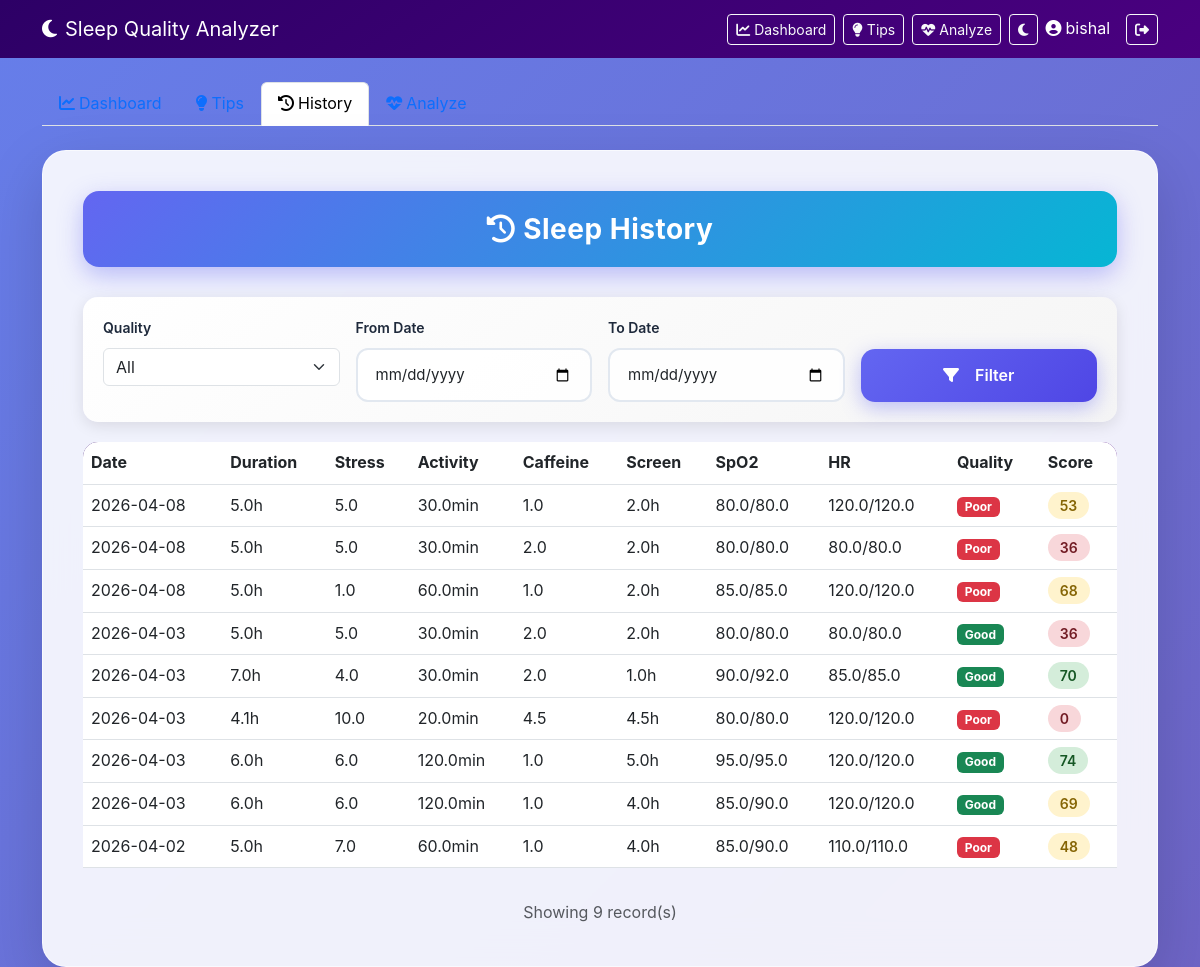
The app's page /history (signed in), older data.
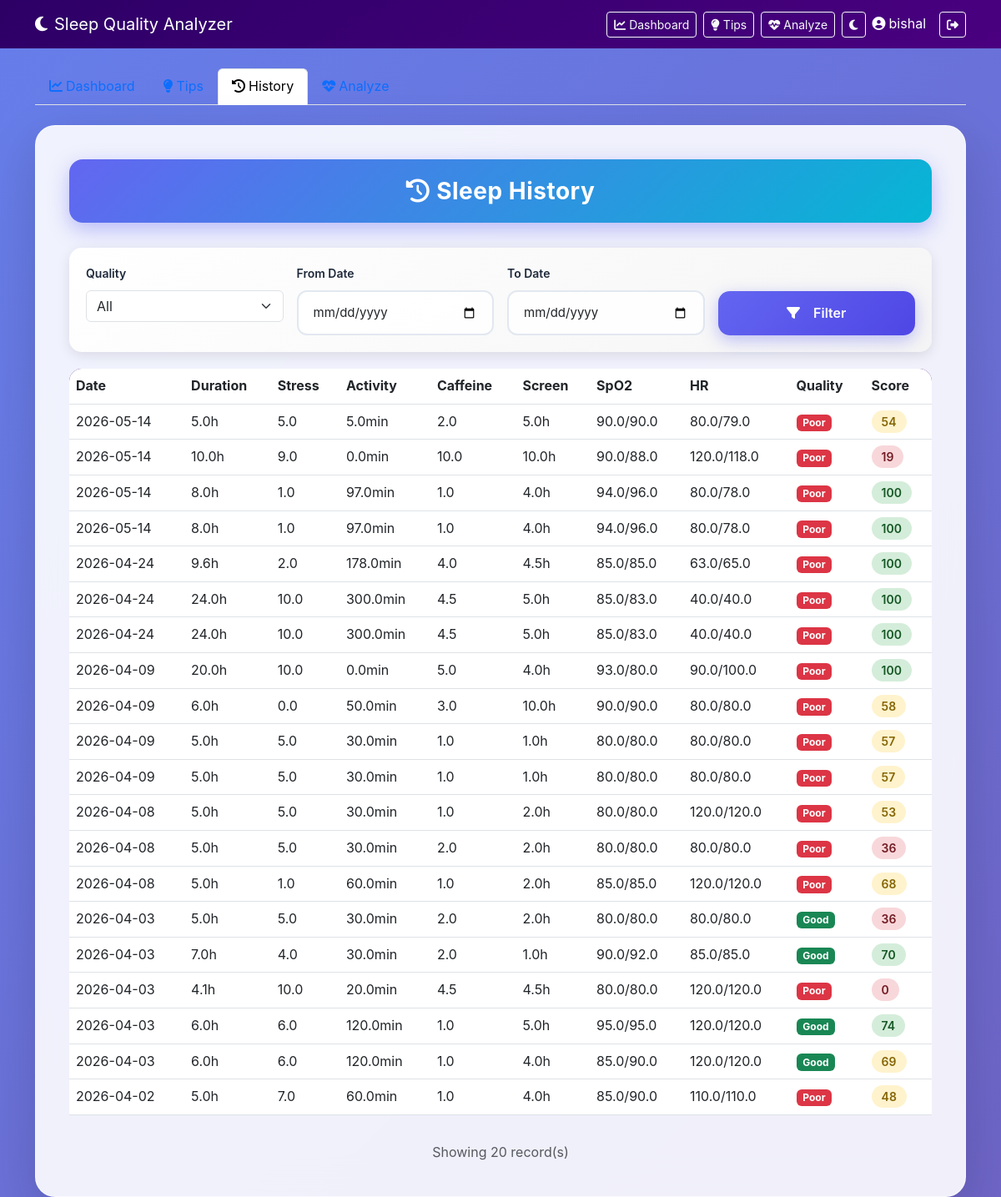
The same page, newer data.
### tables this page shows
CREATE TABLE sleep_records (

        id INTEGER PRIMARY KEY AUTOINCREMENT,

        username TEXT,

        duration REAL,
        stress REAL,
        activity REAL,
        caffeine REAL,
        screen REAL,

        spo2_before REAL,
        spo2_after REAL,

        hr_before REAL,
        hr_after REAL,

        quality TEXT,
        score INTEGER,

        date TEXT

    );

### app.py (the view)
@app.route("/history")
def history():
    if "user" not in session:
        return redirect("/login")
    username = session["user"]
    quality_filter = request.args.get("quality", "")
    date_from = request.args.get("date_from", "")
    date_to = request.args.get("date_to", "")
    query = "SELECT * FROM sleep_records WHERE username=?"
    params = [username]
    if quality_filter:
        query += " AND quality=?"
        params.append(quality_filter)
    if date_from:
        query += " AND date>=?"
        params.append(date_from)
    if date_to:
        query += " AND date<=?"
        params.append(date_to)
    query += " ORDER BY date DESC"
    conn = sqlite3.connect("sleep.db")
    records = conn.execute(query, params).fetchall()
    conn.close()
    return render_template(
        "history.html",
        user=username,
        records=records,
        quality_filter=quality_filter,
        date_from=date_from,
        date_to=date_to
    )

### templates/history.html (shortened to what this page needs)
<!DOCTYPE html>
<html>
<head>
    <link href="https://cdn.jsdelivr.net/npm/bootstrap@5.3.0/dist/css/bootstrap.min.css" rel="stylesheet">
    <link rel="stylesheet" href="{{ url_for('static', filename='style.css') }}">
    <link rel="stylesheet" href="https://cdnjs.cloudflare.com/ajax/libs/font-awesome/6.4.0/css/all.min.css">
</head>
<body {% if dark_mode %}class="dark-mode"{% endif %}>
<nav class="navbar navbar-expand-lg navbar-dark" style="background: linear-gradient(145deg, #2d0066, #4a0080);">
    <div class="container">
        <a class="navbar-brand" href="/">
            <i class="fas fa-moon me-2"></i>Sleep Quality Analyzer
        </a>
        <div class="d-flex align-items-center">
            <a href="/dashboard" class="btn btn-outline-light btn-sm me-2">
                <i class="fas fa-chart-line me-1"></i>Dashboard
            </a>
            <a href="/tips" class="btn btn-outline-light btn-sm me-2">
                <i class="fas fa-lightbulb me-1"></i>Tips
            </a>
            <a href="/" class="btn btn-outline-light btn-sm me-2">
                <i class="fas fa-heartbeat me-1"></i>Analyze
            </a>
            <a href="/toggle_dark_mode" class="btn btn-outline-light btn-sm me-2" title="Toggle Dark Mode">
                <i class="fas fa-{% if dark_mode %}sun{% else %}moon{% endif %}"></i>
            </a>
            <span class="text-white me-3"><i class="fas fa-user-circle me-1"></i>{{ user }}</span>
            <a href="/logout" class="btn btn-outline-light btn-sm">
                <i class="fas fa-sign-out-alt"></i>
            </a>
        </div>
    </div>
</nav>
<div class="container mt-4">
    <ul class="nav nav-tabs mb-4">
        <li class="nav-item">
            <a class="nav-link" href="/dashboard">
                <i class="fas fa-chart-line me-1"></i>Dashboard
            </a>
        </li>
        <li class="nav-item">
            <a class="nav-link" href="/tips">
                <i class="fas fa-lightbulb me-1"></i>Tips
            </a>
        </li>
        <li class="nav-item">
            <a class="nav-link active" href="/history">
                <i class="fas fa-history me-1"></i>History
            </a>
        </li>
        <li class="nav-item">
            <a class="nav-link" href="/">
                <i class="fas fa-heartbeat me-1"></i>Analyze
            </a>
        </li>
    </ul>
    <div class="glass-card animate-fade-in">
        <div class="title-box">
            <i class="fas fa-history me-2"></i>Sleep History
        </div>
        <div class="filter-card">
            <form method="GET" class="row g-3">
                <div class="col-md-3">
                    <label class="form-label">Quality</label>
                    <select class="form-select" name="quality">
                        <option value="">All</option>
                    </select>
                </div>
                <div class="col-md-3">
                    <label class="form-label">From Date</label>
                    <input type="date" class="form-control" name="date_from" value="{{ date_from }}">
                </div>
                <div class="col-md-3">
                    <label class="form-label">To Date</label>
                    <input type="date" class="form-control" name="date_to" value="{{ date_to }}">
                </div>
                <div class="col-md-3 d-flex align-items-end">
                    <button type="submit" class="btn-3d w-100">
                        <i class="fas fa-filter me-2"></i>Filter
                    </button>
                </div>
            </form>
        </div>
        <div class="table-responsive history-table">
            <table class="table table-hover">
                <thead>
                    <tr>
                        <th>Date</th>
                        <th>Duration</th>
                        <th>Stress</th>
                        <th>Activity</th>
                        <th>Caffeine</th>
                        <th>Screen</th>
                        <th>SpO2</th>
                        <th>HR</th>
                        <th>Quality</th>
                        <th>Score</th>
                    </tr>
                </thead>
                <tbody>
                    {% for record in records %}
                    <tr class="animate-fade-in animate-delay-{{ loop.index % 3 + 1 }}">
                        <td>{{ record[13][:10] }}</td>
                        <td>{{ record[2] }}h</td>
                        <td>{{ record[3] }}</td>
                        <td>{{ record[4] }}min</td>
                        <td>{{ record[5] }}</td>
                        <td>{{ record[6] }}h</td>
                        <td>{{ record[7] }}/{{ record[8] }}</td>
                        <td>{{ record[9] }}/{{ record[10] }}</td>
                        <td>
                            {% if record[11] == 'Good' %}
                            <span class="badge bg-success">Good</span>
                            {% elif record[11] == 'Fair' %}
                            <span class="badge bg-warning">Fair</span>
                            {% else %}
                            <span class="badge bg-danger">Poor</span>
                            {% endif %}
                        </td>
                        <td>
                            {% if record[12] >= 70 %}
                            <span class="score-badge score-high">{{ record[12] }}</span>
                            {% elif record[12] >= 40 %}
                            <span class="score-badge score-medium">{{ record[12] }}</span>
                            {% else %}
                            <span class="score-badge score-low">{{ record[12] }}</span>
                            {% endif %}
                        </td>
                    </tr>
                    {% endfor %}
                </tbody>
            </table>
        </div>
        <div class="text-center mt-3">
            <span class="text-muted">Showing {{ records|length }} record(s)</span>
        </div>
    </div>
</div>
</body>
</html>

### static/style.css (style rules this page uses)
:root { --primary: #6366f1; --primary-dark: #4f46e5; --primary-light: #818cf8; --accent: #06b6d4; --success: #10b981; --warning: #f59e0b; --danger: #ef4444; --dark: #1e293b; --light: #f8fafc; --glass-bg: rgba(255, 255, 255, 0.9); --glass-border: rgba(255, 255, 255, 0.6); --shadow: 0 8px 32px rgba(0, 0, 0, 0.1); --shadow-lg: 0 20px 60px rgba(0, 0, 0, 0.15); }
* { margin: 0; padding: 0; box-sizing: border-box; }
body { font-family: 'Inter', system-ui, -apple-system, sans-serif; background: linear-gradient(135deg, #667eea 0%, #764ba2 50%, #6B8DD6 100%); background-size: 400% 400%; animation: gradientMove 15s ease infinite; min-height: 100vh; color: var(--dark); line-height: 1.6; }
.glass-card { background: var(--glass-bg); backdrop-filter: blur(20px); -webkit-backdrop-filter: blur(20px); border: 1px solid var(--glass-border); border-radius: 24px; padding: 40px; box-shadow: var(--shadow-lg); transition: transform 0.3s ease, box-shadow 0.3s ease; }
.title-box { background: linear-gradient(135deg, var(--primary) 0%, var(--accent) 100%); color: white; font-size: 28px; font-weight: 700; text-align: center; padding: 16px 24px; border-radius: 16px; margin-bottom: 30px; box-shadow: 0 8px 24px rgba(99, 102, 241, 0.4); letter-spacing: 0.5px; }
.btn-3d { background: linear-gradient(135deg, var(--primary) 0%, var(--primary-dark) 100%); color: white; border: none; padding: 14px 32px; border-radius: 14px; font-size: 16px; font-weight: 600; cursor: pointer; box-shadow: 0 6px 20px rgba(99, 102, 241, 0.4); transition: all 0.2s ease; text-decoration: none; display: inline-flex; align-items: center; justify-content: center; gap: 8px; }
.form-control { border: 2px solid #e2e8f0; border-radius: 12px; padding: 14px 18px; font-size: 15px; transition: all 0.3s ease; background: rgba(255, 255, 255, 0.9); }
.form-label { font-weight: 600; color: var(--dark); margin-bottom: 8px; display: block; font-size: 14px; }
.score-badge { padding: 6px 14px; border-radius: 20px; font-weight: 600; font-size: 14px; }
.animate-delay-1 { animation-delay: 0.1s; opacity: 0; }
.animate-delay-2 { animation-delay: 0.2s; opacity: 0; }
.animate-delay-3 { animation-delay: 0.3s; opacity: 0; }
.history-table tbody tr { animation: fadeIn 0.3s ease forwards; opacity: 0; }
.history-table tbody tr:nth-child(1) { animation-delay: 0.05s; }
.history-table tbody tr:nth-child(2) { animation-delay: 0.1s; }
.history-table tbody tr:nth-child(3) { animation-delay: 0.15s; }
.history-table tbody tr:nth-child(4) { animation-delay: 0.2s; }
.history-table tbody tr:nth-child(5) { animation-delay: 0.25s; }
.history-table tbody tr:nth-child(6) { animation-delay: 0.3s; }
.history-table tbody tr:nth-child(7) { animation-delay: 0.35s; }
.history-table tbody tr:nth-child(8) { animation-delay: 0.4s; }
.history-table tbody tr:nth-child(9) { animation-delay: 0.45s; }
.history-table tbody tr:nth-child(10) { animation-delay: 0.5s; }

### templates/history.html (style rules this page uses)
.filter-card { background: linear-gradient(145deg, #ffffff, #f5f5f5); border-radius: 15px; padding: 20px; margin-bottom: 20px; box-shadow: 0 4px 15px rgba(0,0,0,0.1); }
.history-table { border-radius: 15px; overflow: hidden; }
.history-table thead { background: linear-gradient(145deg, #2d0066, #4a0080); color: white; }
.history-table tbody tr { transition: all 0.3s ease; }
.score-badge { padding: 5px 12px; border-radius: 20px; font-weight: 600; }
.score-high { background: #d4edda; color: #155724; }
.score-medium { background: #fff3cd; color: #856404; }
.score-low { background: #f8d7da; color: #721c24; }
.animate-fade-in { animation: fadeIn 0.5s ease forwards; }
.animate-delay-1 { animation-delay: 0.1s; }
.animate-delay-2 { animation-delay: 0.2s; }
.animate-delay-3 { animation-delay: 0.3s; }

Row changes from the older to the newer data that the page shows:
added sleep_records: date "2026-05-14", duration "5.0", stress "5.0", activity "5.0", caffeine "2.0", screen "5.0", spo2_before "90.0", spo2_after "90.0", hr_before "80.0", hr_after "79.0", quality "Poor", score "54"
added sleep_records: date "2026-05-14", duration "10.0", stress "9.0", activity "0.0", caffeine "10.0", screen "10.0", spo2_before "90.0", spo2_after "88.0", hr_before "120.0", hr_after "118.0", quality "Poor", score "19"
added sleep_records: date "2026-05-14", duration "8.0", stress "1.0", activity "97.0", caffeine "1.0", screen "4.0", spo2_before "94.0", spo2_after "96.0", hr_before "80.0", hr_after "78.0", quality "Poor", score "100"
added sleep_records: date "2026-05-14", duration "8.0", stress "1.0", activity "97.0", caffeine "1.0", screen "4.0", spo2_before "94.0", spo2_after "96.0", hr_before "80.0", hr_after "78.0", quality "Poor", score "100"
added sleep_records: date "2026-04-24", duration "9.6", stress "2.0", activity "178.0", caffeine "4.0", screen "4.5", spo2_before "85.0", spo2_after "85.0", hr_before "63.0", hr_after "65.0", quality "Poor", score "100"
added sleep_records: date "2026-04-24", duration "24.0", stress "10.0", activity "300.0", caffeine "4.5", screen "5.0", spo2_before "85.0", spo2_after "83.0", hr_before "40.0", hr_after "40.0", quality "Poor", score "100"
added sleep_records: date "2026-04-24", duration "24.0", stress "10.0", activity "300.0", caffeine "4.5", screen "5.0", spo2_before "85.0", spo2_after "83.0", hr_before "40.0", hr_after "40.0", quality "Poor", score "100"
added sleep_records: date "2026-04-09", duration "20.0", stress "10.0", activity "0.0", caffeine "5.0", screen "4.0", spo2_before "93.0", spo2_after "80.0", hr_before "90.0", hr_after "100.0", quality "Poor", score "100"
added sleep_records: date "2026-04-09", duration "6.0", stress "0.0", activity "50.0", caffeine "3.0", screen "10.0", spo2_before "90.0", spo2_after "90.0", hr_before "80.0", hr_after "80.0", quality "Poor", score "58"
added sleep_records: date "2026-04-09", duration "5.0", stress "5.0", activity "30.0", caffeine "1.0", screen "1.0", spo2_before "80.0", spo2_after "80.0", hr_before "80.0", hr_after "80.0", quality "Poor", score "57"
added sleep_records: date "2026-04-09", duration "5.0", stress "5.0", activity "30.0", caffeine "1.0", screen "1.0", spo2_before "80.0", spo2_after "80.0", hr_before "80.0", hr_after "80.0", quality "Poor", score "57"
Text that changed along with them:
{{ records|length }}: "9" → "20"
